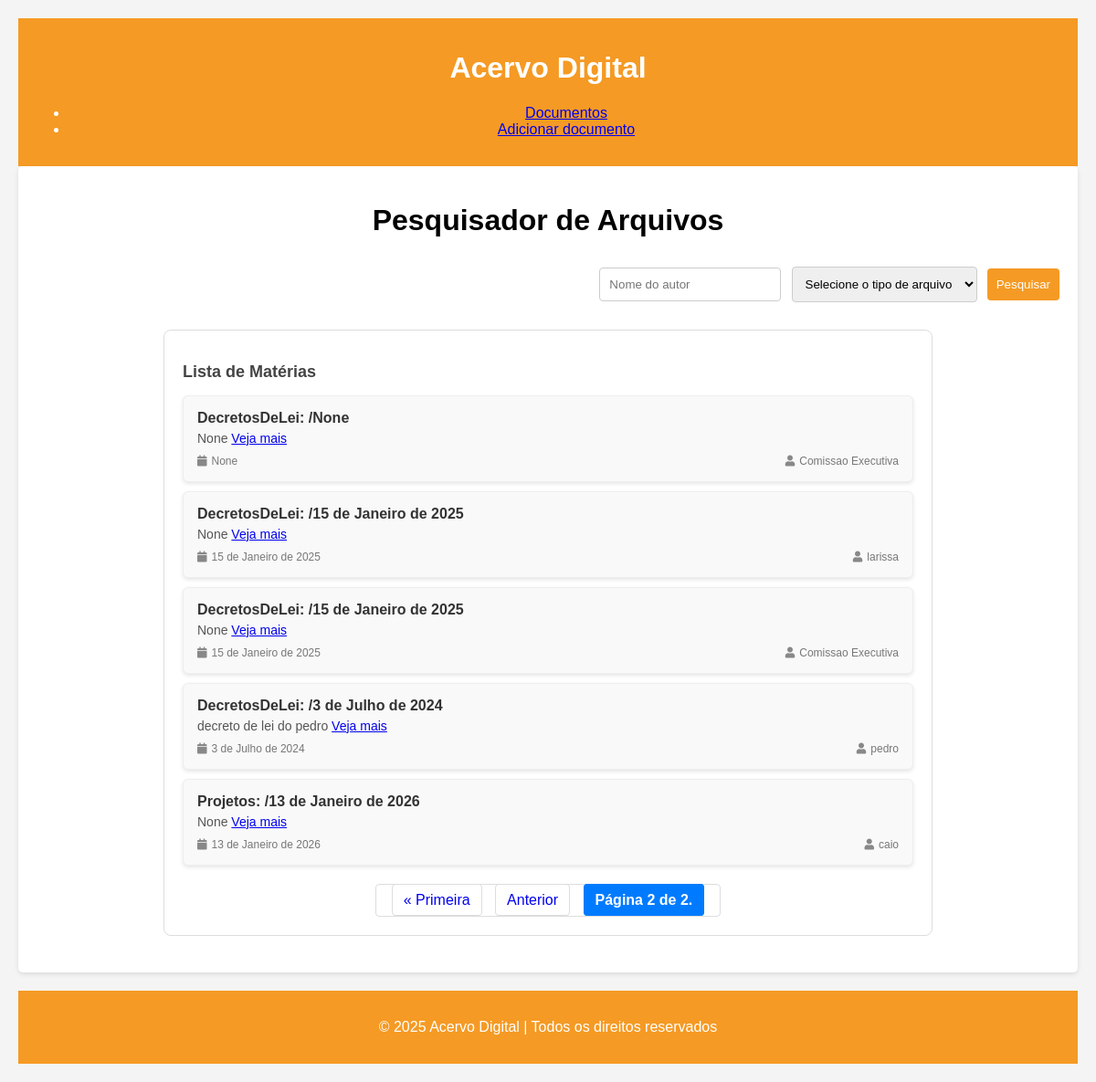
Screenshot of /?page=2 with the database file from the repository.
### docs/models.py (models this page shows, shortened)
class Docs(models.Model):#tabela documentos
    id = models.AutoField(primary_key=True)
    tipe = models.ForeignKey(Type, on_delete=models.PROTECT, related_name='type_doc')
    autor = models.CharField(max_length=200)
    date = models.DateField(blank=True, null=True)
    photo = models.ImageField(upload_to='docs/', blank=True, null=True)
    description=models.CharField(max_length=200,blank=True,null=True)

class Type(models.Model):
    id = models.AutoField(primary_key=True)
    name = models.CharField(max_length=100)
    def __str__(self):
      return self.name

### docs/views.py (the view)
# urls.py: path('',docs_view, name='docs_list'),
def docs_view(request):
    docs_list = Docs.objects.all().order_by('tipe')
    search = request.GET.get('search', '')
    tipos = request.GET.get('tipos', '')
    if search and tipos:
        docs_list = docs_list.filter(
            Q(autor__icontains=search) & Q(tipe__name__icontains=tipos)
        )
    elif search:
        docs_list = docs_list.filter(autor__icontains=search)
    elif tipos:
        docs_list = docs_list.filter(tipe__name__icontains=tipos)
    paginator = Paginator(docs_list, 5)  # Exibe 10 itens por página
    page_number = request.GET.get('page')  # Recupera o número da página atual
    page_obj = paginator.get_page(page_number)  # Obtém os itens da página atual
    return render(
        request,
        'docs.html',
        {'page_obj': page_obj, 'search': search, 'tipos': tipos},
    )

### docs/templates/docs.html (shortened to what this page needs)
{%extends 'base.html'%}
{% block content %}
<html>
    <link href="https://cdnjs.cloudflare.com/ajax/libs/font-awesome/5.15.4/css/all.min.css" rel="stylesheet">
<head>
</head>
<body>
    <div class="search-section">
        <h1>Pesquisador de Arquivos</h1>
        <form id="searchForm" method="GET" action="{% url 'docs_list' %}">
            <input type="text" id="searchInput" name="search" placeholder="Nome do autor" value="{{ search }}">
            <select id="fileTypeSelect" name="tipos">
                <option value="none" selected disabled hidden>Selecione o tipo de arquivo</option>
            </select>
            <button type="submit">Pesquisar</button>
        </form>
        <div class="result" id="result">
            <h2>Lista de Matérias</h2>
            {% if page_obj %}
                {% for doc in page_obj %}
                    <div class="card">
                        <h3>{{ doc.tipe }}: {{ doc.code }}/{{ doc.date }}</h3>
                        <p>
                            {{ doc.description }}
                            <a href="{% url 'docs_vizualizer' doc.id %}">Veja mais</a>
                        </p>
                        <div class="info">
                            <span class="date">
                                <i class="fa fa-calendar"></i> {{ doc.date }}
                            </span>
                            <span class="author">
                                <i class="fa fa-user"></i> {{ doc.autor }}
                            </span>
                        </div>
                    </div>
                {% endfor %}
                <div class="pagination">
                    <span class="step-links">
                        {% if page_obj.has_previous %}
                            <a href="?page=1{% if search %}&search={{ search }}{% endif %}{% if tipos %}&tipos={{ tipos }}{% endif %}">&laquo; Primeira</a>
                            <a href="?page={{ page_obj.previous_page_number }}{% if search %}&search={{ search }}{% endif %}{% if tipos %}&tipos={{ tipos }}{% endif %}">Anterior</a>
                        {% endif %}
                        <span class="current">
                            Página {{ page_obj.number }} de {{ page_obj.paginator.num_pages }}.
                        </span>
                    </span>
                </div>
            {% else %}
                <p class="no-results">Nenhum arquivo encontrado.</p>
            {% endif %}
        </div>
    </div>
</body>
</html>
{% endblock %}

### app/templates/base.html (style rules this page uses)
:root { --primary-color: #ffffff; --secondy-color: #f59a24; }
body { font-family: Arial, sans-serif; background-color: #f4f4f4; margin: 0; padding: 20px; }
.search-section { background: var(--primary-color); padding: 20px; border-radius: 5px; box-shadow: 0 2px 5px rgba(0, 0, 0, 0.1); max-width: 1200px; margin: auto; }
h1 { text-align: center; }
form { display: flex; align-items: center; justify-content: end; gap: 1%; }
input[type="text"], select { padding: 10px; margin: 10px 0; border: 1px solid #ccc; border-radius: 4px; }
button { padding: 10px; background-color: var(--secondy-color); color: rgb(255, 255, 255); border: none; border-radius: 4px; cursor: pointer; }
#result { font-family: Arial, sans-serif; margin: 20px auto; max-width: 800px; border: 1px solid #ddd; border-radius: 8px; padding: 20px; background-color: #fff; }
#result h2 { font-size: 18px; font-weight: bold; margin-bottom: 15px; color: #444; }
.card { border: 1px solid #eee; border-radius: 6px; padding: 15px; margin-bottom: 10px; box-shadow: 0 2px 4px rgba(0, 0, 0, 0.1); background-color: #f9f9f9; }
.card h3 { font-size: 16px; font-weight: bold; margin: 0 0 5px; color: #333; }
.card p { font-size: 14px; color: #555; margin: 0 0 10px; }
.info { font-size: 12px; color: #777; display: flex; justify-content: space-between; align-items: center; }
.info span { display: flex; align-items: center; }
.info i { margin-right: 5px; color: #888; }

### docs/templates/docs.html (style rules this page uses)
:root { --primary-color: #ffffff; --secondy-color: #f59a24; }
body { font-family: Arial, sans-serif; background-color: #f4f4f4; margin: 0; padding: 20px; }
.search-section { background: var(--primary-color); padding: 20px; border-radius: 5px; box-shadow: 0 2px 5px rgba(0, 0, 0, 0.1); max-width: 1200px; margin: auto; }
h1 { text-align: center; }
form { display: flex; align-items: center; justify-content: end; gap: 1%; }
input[type="text"], select { padding: 10px; margin: 10px 0; border: 1px solid #ccc; border-radius: 4px; }
button { padding: 10px; background-color: var(--secondy-color); color: rgb(255, 255, 255); border: none; border-radius: 4px; cursor: pointer; }
#result { font-family: Arial, sans-serif; margin: 20px auto; max-width: 800px; border: 1px solid #ddd; border-radius: 8px; padding: 20px; background-color: #fff; }
#result h2 { font-size: 18px; font-weight: bold; margin-bottom: 15px; color: #444; }
.card { border: 1px solid #eee; border-radius: 6px; padding: 15px; margin-bottom: 10px; box-shadow: 0 2px 4px rgba(0, 0, 0, 0.1); background-color: #f9f9f9; }
.card h3 { font-size: 16px; font-weight: bold; margin: 0 0 5px; color: #333; }
.card p { font-size: 14px; color: #555; margin: 0 0 10px; }
.info { font-size: 12px; color: #777; display: flex; justify-content: space-between; align-items: center; }
.info span { display: flex; align-items: center; }
.info i { margin-right: 5px; color: #888; }
.pagination { display: flex; justify-content: center; margin-top: 20px; }
.pagination a, .pagination span { margin: 0 5px; padding: 8px 12px; text-decoration: none; border: 1px solid #ddd; border-radius: 4px; }
.pagination .current { font-weight: bold; background-color: #007bff; color: white; border-color: #007bff; }

### rows the page displays
Docs: tipe "DecretosDeLei", date "None", description "None", autor "Comissao Executiva"
Docs: tipe "DecretosDeLei", date "15 de Janeiro de 2025", description "None", autor "larissa"
Docs: tipe "DecretosDeLei", date "15 de Janeiro de 2025", description "None", autor "Comissao Executiva"
Docs: tipe "DecretosDeLei", date "3 de Julho de 2024", description "decreto de lei do pedro", autor "pedro"
Docs: tipe "Projetos", date "13 de Janeiro de 2026", description "None", autor "caio"

### other values shown
{{ page_obj.number }} "2"
{{ page_obj.paginator.num_pages }} "2"
